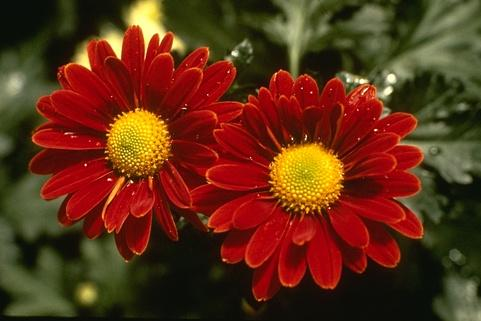
#> input picture part1/image1/input.jpg, 481 x 321 px, found by its file name
$ python part1.py
#> lines starting #> are read from the running program, lines starting #| are printed output that depends on the picture
#.......................................part: 1................................................

import os
import cv2
import numpy as np
import matplotlib.pyplot as plt
from scipy.ndimage import gaussian_laplace, gaussian_filter, sobel
from heapq import heappush, heappop

#.......................................Setup and Image Loading................................

image_path = 'image/input.jpg'                           # input image path
output_dir = 'image'                                     # folder to store outputs
os.makedirs(output_dir, exist_ok=True)

image_bgr = cv2.imread(image_path)                       # read image using opencv
#> image_bgr is the input picture: shape (321, 481, 3); mean B, G, R 22.2, 47.2, 96.2
image_rgb = cv2.cvtColor(image_bgr, cv2.COLOR_BGR2RGB)   # bgr to rgb for display
gray = cv2.cvtColor(image_bgr, cv2.COLOR_BGR2GRAY)       # grayscale conversion
gray = gray.astype(np.float32) / 255.0                   # normalize pixel intensities to [0, 1]

# scale down image so dijkstra runs in reasonable time
MAX_SIZE = 300
h, w = gray.shape
#> h = 321; w = 481
scale = min(1.0, MAX_SIZE / max(h, w))
#> scale = 0.624

if scale < 1.0:
    new_w = int(w * scale)
#> new_w = 300
    new_h = int(h * scale)
#> new_h = 200
    gray = cv2.resize(gray, (new_w, new_h), interpolation=cv2.INTER_AREA)
#> gray: shape (200, 300) float32
    image_rgb = cv2.resize(image_rgb, (new_w, new_h), interpolation=cv2.INTER_AREA)
#> image_rgb: shape (200, 300, 3)

H, W = gray.shape                                        # final dimensions of resized image
#> H = 200; W = 300

#.......................................1.1: Marr-Hildreth Edge Detector.......................

def marr_hildreth(image, sigma=1.5, slope_threshold=0.03):
#> called with sigma = 1.5, slope_threshold = 0.03
    log_response = gaussian_laplace(image, sigma=sigma)  # laplacian of gaussian filter
    h_img, w_img = image.shape
#> h_img = 200; w_img = 300
    zero_crossings = np.zeros((h_img, w_img), dtype=np.uint8)

    # scan 8-connected neighbors for sign changes
    for dy in [-1, 0, 1]:
        for dx in [-1, 0, 1]:
            if dx == 0 and dy == 0:
                continue

            y1 = max(0, -dy)
            y2 = min(h_img, h_img - dy)
            x1 = max(0, -dx)
            x2 = min(w_img, w_img - dx)

            current = log_response[y1:y2, x1:x2]
            neighbour = log_response[y1 + dy:y2 + dy, x1 + dx:x2 + dx]

            crossing = (current * neighbour < 0) & (np.abs(current - neighbour) >= slope_threshold)
            zero_crossings[y1:y2, x1:x2] |= crossing.astype(np.uint8)
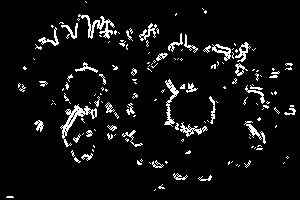
#> zero_crossings: shape (200, 300); values 0 (black) and 1 (white), 6.2% white in thin lines or dots

    return log_response, zero_crossings

# run marr-hildreth with default parameters
sigma = 1.5
slope_threshold = 0.03
log_response, edges = marr_hildreth(gray, sigma, slope_threshold)

fig, axes = plt.subplots(1, 3, figsize=(16, 5))
axes[0].imshow(gray, cmap="gray")
axes[0].set_title("Original Image")
axes[1].imshow(log_response, cmap="gray")
axes[1].set_title("Laplacian of Gaussian")
axes[2].imshow(edges, cmap="gray")
axes[2].set_title("Marr-Hildreth Edges")
for ax in axes:
    ax.axis("off")
plt.tight_layout()
plt.savefig(os.path.join(output_dir, "marr_hildreth.png"), bbox_inches="tight", dpi=150)
plt.show()

#.......................................1.2: Effect of Gaussian Smoothing Radius (sigma).......

sigmas = [0.5, 1.5, 2.5]
fig, axes = plt.subplots(1, 3, figsize=(16, 5))

for ax, s in zip(axes, sigmas):
    _, result = marr_hildreth(gray, sigma=s, slope_threshold=0.015)
    ax.imshow(result, cmap="gray")
    ax.set_title(f"Sigma = {s}")
    ax.axis("off")

plt.suptitle("Effect of Gaussian Smoothing Radius")
plt.tight_layout()
plt.savefig(os.path.join(output_dir, "gaussian_radius_effect.png"), bbox_inches="tight", dpi=150)
plt.show()

#.......................................1.3: Effect of Slope Threshold.........................

thresholds = [0.005, 0.015, 0.03]
fig, axes = plt.subplots(1, 3, figsize=(16, 5))

for ax, t in zip(axes, thresholds):
    _, result = marr_hildreth(gray, sigma=1.5, slope_threshold=t)
    ax.imshow(result, cmap="gray")
    ax.set_title(f"Slope Threshold = {t}")
    ax.axis("off")

plt.suptitle("Effect of Slope Threshold")
plt.tight_layout()
plt.savefig(os.path.join(output_dir, "slope_threshold_effect.png"), bbox_inches="tight", dpi=150)
plt.show()

#.......................................2.1: Image Feature Maps................................

def compute_features(image, sigma=1.5, slope_threshold=0.03):
#> called with sigma = 1.5, slope_threshold = 0.03
    log_response, zero_crossings = marr_hildreth(image, sigma, slope_threshold)

    smoothed = gaussian_filter(image, sigma=1.0)         # smooth slightly before derivatives
    gx = sobel(smoothed, axis=1)                         # horizontal gradient
    gy = sobel(smoothed, axis=0)                         # vertical gradient
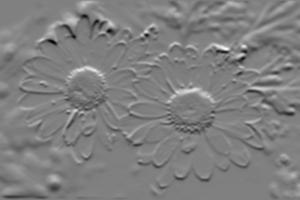
#> gy: shape (200, 300) float32; min -1.45, max 1.43, mean -0.00508; drawn with min black and max white
    magnitude = np.sqrt(gx**2 + gy**2)                   # gradient magnitude
    orientation = np.arctan2(gy, gx)                     # gradient angle
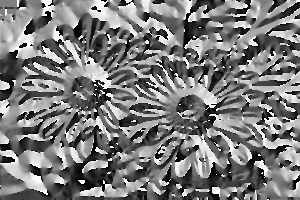
#> orientation: shape (200, 300) float32; min -3.14, max 3.14, mean -0.101; drawn with min black and max white

    # compute continuous zero-crossing strength
    h_img, w_img = image.shape
#> h_img = 200; w_img = 300
    zero_strength = np.zeros_like(image)

    for dy in [-1, 0, 1]:
        for dx in [-1, 0, 1]:
            if dx == 0 and dy == 0:
                continue
            y1 = max(0, -dy)
            y2 = min(h_img, h_img - dy)
            x1 = max(0, -dx)
            x2 = min(w_img, w_img - dx)

            curr = log_response[y1:y2, x1:x2]
            nbr = log_response[y1 + dy:y2 + dy, x1 + dx:x2 + dx]
            crossing = curr * nbr < 0
            diff = np.abs(curr - nbr)
            zero_strength[y1:y2, x1:x2] = np.maximum(zero_strength[y1:y2, x1:x2], diff * crossing)
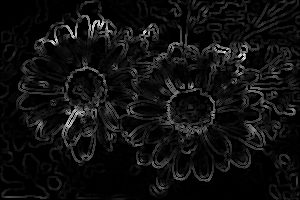
#> zero_strength: shape (200, 300) float32; min 0, max 0.119, mean 0.00754; drawn with min black and max white

    # 99th percentile normalization
    def normalize(x):
        scale = np.percentile(x, 99)
#> scale = 0.0558
        if scale < 1e-12:
            return np.zeros_like(x)
        return np.clip(x / scale, 0, 1)
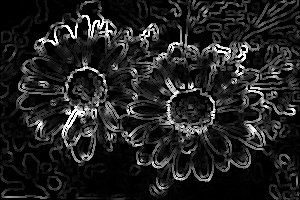
#> returned value: shape (200, 300) float32; min 0, max 1, mean 0.132

    zero_strength = normalize(zero_strength)
    magnitude = normalize(magnitude)
#> in normalize (call 2), `scale = np.percentile(x, 99)`: scale = 0.936
#> in normalize (call 2), `return np.clip(x / scale, 0, 1)`:
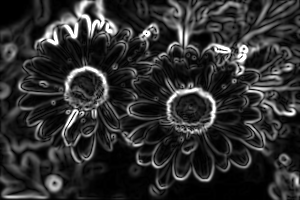
#> returned value: shape (200, 300) float32; min 0, max 1, mean 0.185

    return {
        "log": log_response,
        "zero_crossings": zero_crossings,
        "zero_strength": zero_strength,
        "magnitude": magnitude,
        "orientation": orientation,
        "gx": gx,
        "gy": gy
    }

features = compute_features(gray)
#> features = 7 items

fig, axes = plt.subplots(1, 3, figsize=(16, 5))
axes[0].imshow(features["zero_strength"], cmap="gray")
axes[0].set_title("Zero Crossing Strength")
axes[1].imshow(features["magnitude"], cmap="gray")
axes[1].set_title("Gradient Magnitude")
axes[2].imshow(features["orientation"], cmap="hsv")
axes[2].set_title("Gradient Orientation")
for ax in axes:
    ax.axis("off")
plt.tight_layout()
plt.savefig(os.path.join(output_dir, "gradient.png"), bbox_inches="tight", dpi=150)
plt.show()

#.......................................2.2: 8-Connected Edge Cost Function....................

NEIGHBOURS = [
    (-1, -1), (-1, 0), (-1, 1),
    (0, -1),           (0, 1),
    (1, -1),  (1, 0),  (1, 1)
]

def get_edge_cost(y, x, ny, nx, features, mode="combined", weights=(1/3, 1/3, 1/3)):
    # zero-crossing cost (low cost on strong zero crossings)
    cz = 1.0 - 0.5 * (features["zero_strength"][y, x] + features["zero_strength"][ny, nx])

    # gradient magnitude cost (low cost on high gradient)
    cg = 1.0 - 0.5 * (features["magnitude"][y, x] + features["magnitude"][ny, nx])

    # unit vector of link direction
    dx = nx - x
    dy = ny - y
    length = np.sqrt(dx**2 + dy**2)
    dx /= length
    dy /= length

    # orientation cost (low when link direction is perpendicular to gradient)
    orientation_costs = []
    for py, px in [(y, x), (ny, nx)]:
        gx = features["gx"][py, px]
        gy = features["gy"][py, px]
        norm = np.sqrt(gx**2 + gy**2)
        if norm < 1e-10:
            co = 0.5
        else:
            co = abs((gx / norm) * dx + (gy / norm) * dy)
        orientation_costs.append(co)
    co = np.mean(orientation_costs)

    if mode == "zero":
        cost = cz
    elif mode == "magnitude":
        cost = cg
    elif mode == "orientation":
        cost = co
    elif mode == "combined":
        wz, wg, wo = weights
        cost = wz * cz + wg * cg + wo * co
    else:
        raise ValueError("Invalid mode")

    return length * (cost + 1e-4)                       # weight scaled by euclidean step length

#.......................................2.3: Dijkstra Algorithm................................

def dijkstra(features, seed, mode="combined", weights=(1/3, 1/3, 1/3), target=None):
    h_img, w_img = features["magnitude"].shape
    sy, sx = seed

    distances = np.full((h_img, w_img), np.inf)
    predecessors = np.full((h_img, w_img, 2), -1, dtype=np.int32)
    visited = np.zeros((h_img, w_img), dtype=bool)

    distances[sy, sx] = 0.0
    pq = [(0.0, sy, sx)]                                # priority queue min-heap

    while pq:
        current_dist, y, x = heappop(pq)

        if visited[y, x]:
            continue
        visited[y, x] = True

        if target is not None and (y, x) == target:     # stop early if target reached
            break

        for dy, dx in NEIGHBOURS:
            ny = y + dy
            nx = x + dx

            if not (0 <= ny < h_img and 0 <= nx < w_img):
                continue
            if visited[ny, nx]:
                continue

            edge_weight = get_edge_cost(y, x, ny, nx, features, mode=mode, weights=weights)
            new_dist = current_dist + edge_weight

            if new_dist < distances[ny, nx]:
                distances[ny, nx] = new_dist
                predecessors[ny, nx] = [y, x]
                heappush(pq, (new_dist, ny, nx))

    return distances, predecessors

# single seed visualization
seed = (150, 150)                                       # seed pixel (row, col)

plt.figure(figsize=(8, 6))
plt.imshow(image_rgb)
plt.scatter(seed[1], seed[0], color="cyan", s=100, edgecolors="black")
plt.title(f"Selected Seed: {seed}")
plt.axis("off")
plt.savefig(os.path.join(output_dir, "seed.png"), bbox_inches="tight", dpi=150)
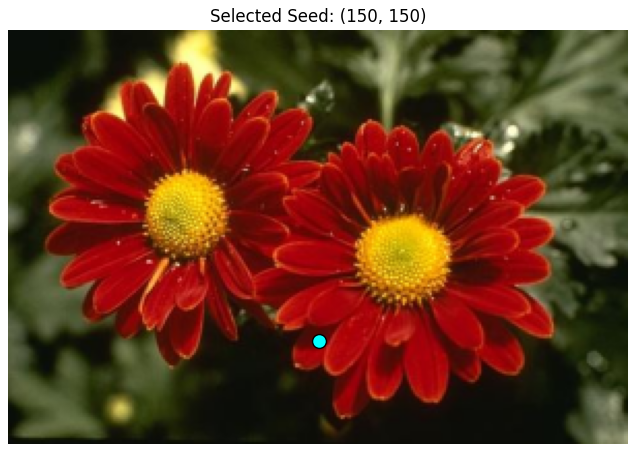
#> figure drawn by matplotlib, 1 panel
plt.show()

#.......................................2.4: Distance Function Maps............................

modes = [
    ("zero", "Zero Crossing Only"),
    ("magnitude", "Gradient Magnitude Only"),
    ("orientation", "Gradient Orientation Only"),
    ("combined", "Combined Weight")
]

distance_maps = {}
predecessor_maps = {}

for mode, title in modes:
#> (the run stopped early here; a loop or call above may not have finished)
